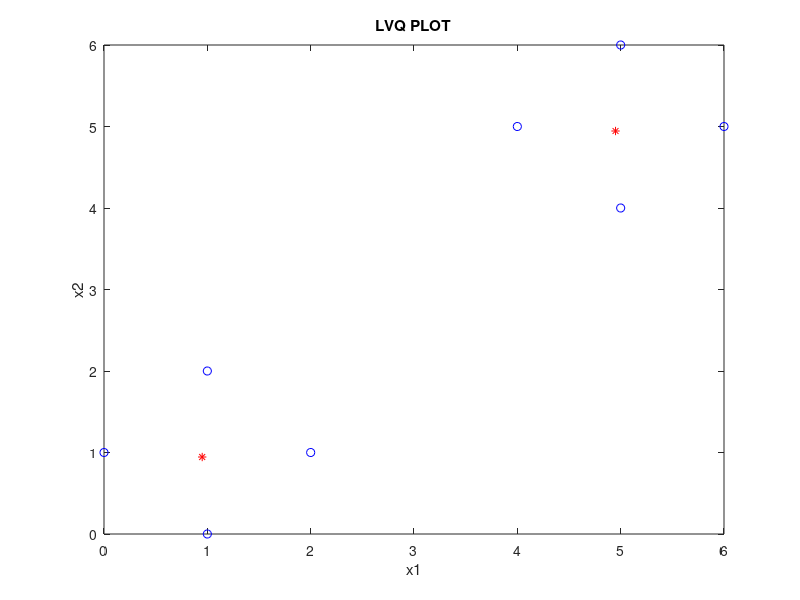

The MATLAB source for this figure:
clc
clear all
close all
X =[2 1; 6 5; 1 2; 5 6; 0 1; 4 5;1 0;5 4]';
Y = [1 2 1 2 1 2 1 2];
w1=X(:,1);
w2=X(:,2);
W=[w1,w2];
figure(1)
n=length(Y);
for q=1:50
for k=1:n
    d1=sum((X(:,k)-w1).^2);
    d2=sum((X(:,k)-w2).^2);
    T=Y(k);
    if(d1<d2)
        c=1;
    else
        c=2;
    end
    if(T==c)
        W(:,c)=W(:,c)+(0.1)*(X(:,k)-W(:,c));
    else
       W(:,c)=W(:,c)-(0.1)*(X(:,k)-W(:,c));
    end

end
end
disp('The updated final weights:');
disp(W);
plot(X(1,:),X(2,:),'bo');
xlabel('x1');
ylabel('x2');
title('LVQ PLOT');
hold on
p=plot(W(1,:),W(2,:),'r*');








    







